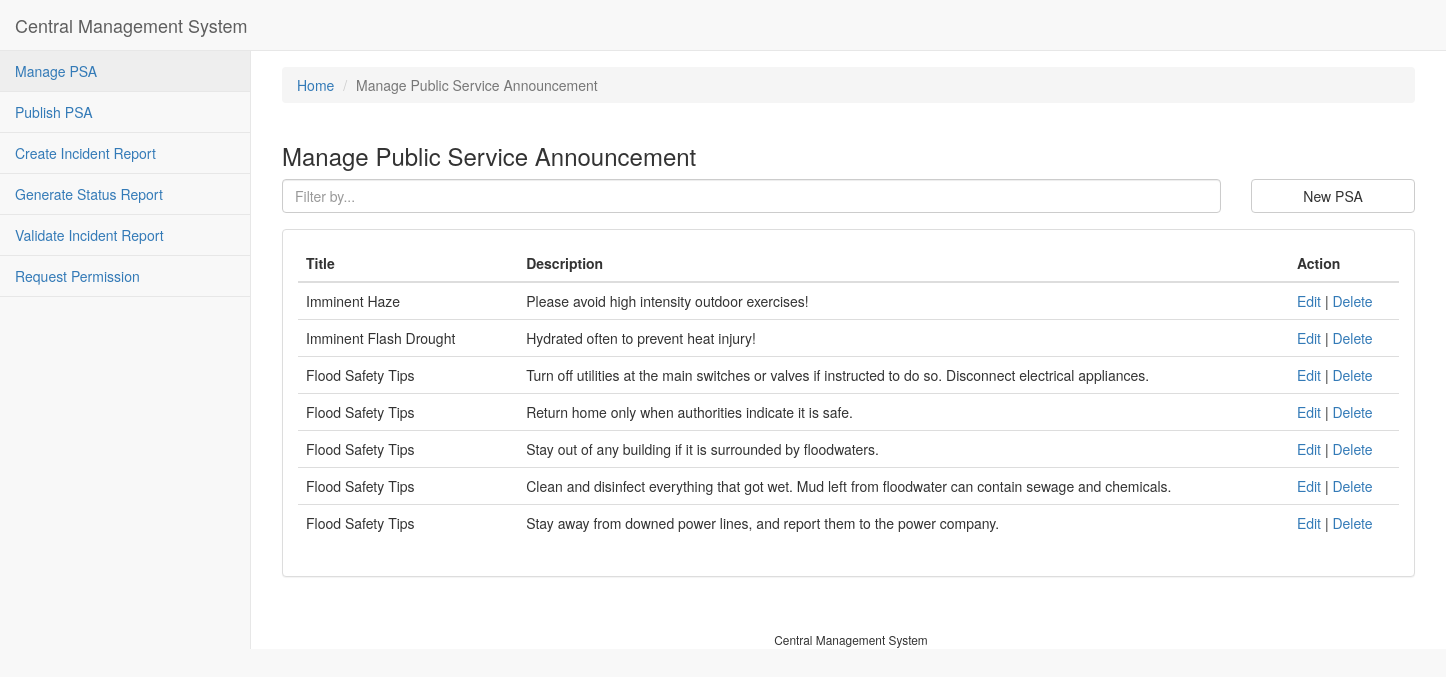
Page /view_publicserviceannouncement on the committed database.
### scse_cz3003_2018_s1_cms_app/models.py (models this page shows)
class PublicServiceAnnouncement(models.Model):
    id = models.AutoField(primary_key=True)
    title = models.CharField(max_length=128)
    description = models.TextField()
    reusable = models.BooleanField(default=False)

### scse_cz3003_2018_s1_cms_app/views/announcements.py (the view)
# urls.py: path('view_publicserviceannouncement', announcements.view_publicserviceannouncement
def view_publicserviceannouncement(request):
    psa_list = PublicServiceAnnouncement.objects.all().filter(reusable=True)
    return render(request, 'publicserviceannouncement/view_publicserviceannouncement.html',
                  {
                      'page_name': "Manage Public Service Announcement",
                      'psa_list': psa_list
                  })

### templates/publicserviceannouncement/view_publicserviceannouncement.html (shortened to what this page needs)
{% extends 'base.html' %}
{% block page_stylesheets %}
    <link href="/static/sb_admin_2/vendor/datatables/css/jquery.dataTables.min.css" rel="stylesheet">
{% endblock page_stylesheets %}
{% block breadcrumb %}
    <li class="breadcrumb-item"><a href="/">Home</a></li>
    <li class="breadcrumb-item active">{{ page_name }}</li>
{% endblock breadcrumb %}
{% block content %}
    <div class="row">
        <div class="col-md-12">
            <h3>{{ page_name }}</h3>
        </div>
    </div>
    <div class="row">
        <div class="col-md-10">
            <input id="search" type="text" class="form-control" placeholder="Filter by..." oninput="searchPsa();">
        </div>
        <div class="col-md-2">
            <button class="btn btn-default btn-block" onclick="location.href='/new_publicserviceannouncement'">
                New PSA
            </button>
        </div>
    </div>
    <div class="row" style="padding-top: 16px;">
        <div class="col-md-12">
            <div class="panel panel-default">
                <div class="panel-body">
                    <div class="table-responsive">
                        <table class="table table-hover">
                            <thead>
                            <tr>
                                <th style="width: 20%">Title</th>
                                <th style="width: 70%">Description</th>
                                <th style="width: 10%">Action</th>
                            </tr>
                            </thead>
                            <tbody id="psa-list">
                            {% for psa in psa_list %}
                                <tr>
                                    <td>{{ psa.title }}</td>
                                    <td>{{ psa.description }}</td>
                                    <td><a href="/edit_publicserviceannouncement/{{ psa.id }}">Edit</a> | <a data-id="{{ psa.id }}" data-title="{{ psa.title }}" data-description="{{ psa.description }}" class="open-delete-psa-dialog" data-toggle="modal" data-target="#deleteModal">Delete</a></td>
                                </tr>
                            {% endfor %}
                            </tbody>
                        </table>
                    </div>
                </div>
            </div>
        </div>
    </div>
{% endblock content %}

### rows in the picture
PublicServiceAnnouncement: title "Imminent Haze", description "Please avoid high intensity outdoor exercises!"
PublicServiceAnnouncement: title "Imminent Flash Drought", description "Hydrated often to prevent heat injury!"
PublicServiceAnnouncement: title "Flood Safety Tips", description "Turn off utilities at the main switches or valves if instructed to do so. Disconnect electrical appliances."
PublicServiceAnnouncement: title "Flood Safety Tips", description "Return home only when authorities indicate it is safe."
PublicServiceAnnouncement: title "Flood Safety Tips", description "Stay out of any building if it is surrounded by floodwaters."
PublicServiceAnnouncement: title "Flood Safety Tips", description "Clean and disinfect everything that got wet. Mud left from floodwater can contain sewage and chemicals."
PublicServiceAnnouncement: title "Flood Safety Tips", description "Stay away from downed power lines, and report them to the power company."

### other values in the picture
{{ page_name }} "Manage Public Service Announcement"
